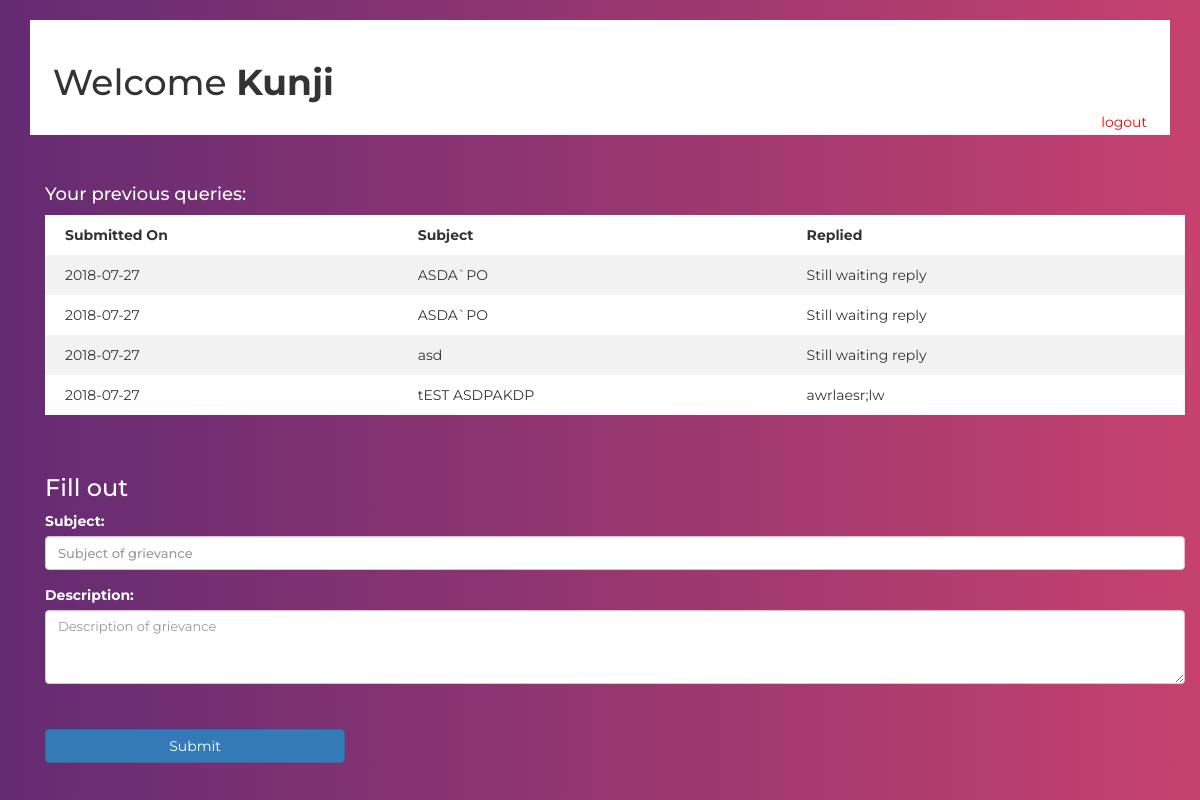
The app's page /loginStudent.php (signed in), older data.
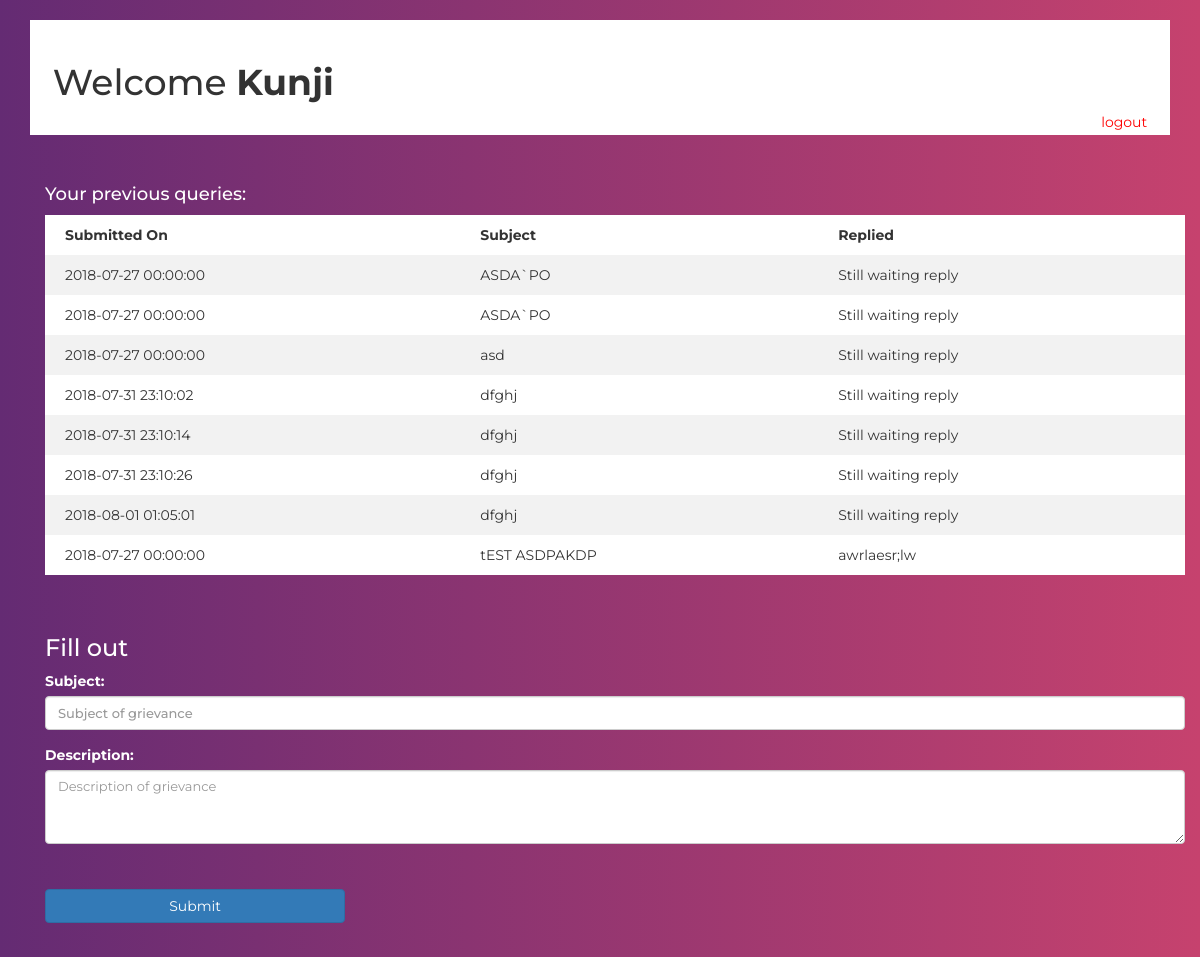
The same page, newer data.
### tables this page shows
CREATE TABLE IF NOT EXISTS `users` (
  `slno` int(10) unsigned NOT NULL AUTO_INCREMENT,
  `userid` int(11) NOT NULL,
  `catagory` int(11) NOT NULL,
  `name` varchar(50) NOT NULL,
  `password1` varchar(50) NOT NULL,
  `password2` varchar(50) NOT NULL,
  `batch` int(11) NOT NULL,
  `rollno` int(11) NOT NULL,
  `cadi_code` int(11) NOT NULL,
  `dept` int(11) NOT NULL,
  `course` varchar(50) NOT NULL,
  `quota` int(11) NOT NULL,
  `tc-no` int(11) NOT NULL,
  `semseter` int(11) NOT NULL,
  `scheme` int(11) NOT NULL,
  PRIMARY KEY (`slno`)
);

CREATE TABLE IF NOT EXISTS `grv` (
  `slno` int(11) NOT NULL AUTO_INCREMENT,
  `datetime` timestamp NOT NULL DEFAULT CURRENT_TIMESTAMP ON UPDATE CURRENT_TIMESTAMP,
  `userid` text NOT NULL,
  `username` text NOT NULL,
  `sub` text NOT NULL,
  `description` longtext NOT NULL,
  `done` int(11) NOT NULL,
  `reply` longtext NOT NULL,
  PRIMARY KEY (`slno`)
);

### loginStudentView.php (the view, shortened to what this page needs)
<!DOCTYPE html>
<html lang="en">
<head>
</head>
<body>
	<?php  if (isset($_SESSION['username'])) : ?>
		<?php $username = $_SESSION['username']; ?>
	<?php endif ?>
<br><br>
<div class = "container">
	<h4 style = "color: white">Your previous queries:</h4>
	<div class="table-responsive">
		<?php
		include('credentials.php');
		$db = mysqli_connect($host, $access_username, $access_password, $database_grievance);
		$query = "SELECT * FROM `grv` WHERE userid='$username' ORDER BY done";
		?>
		<table>
			<tr >
				<th>Submitted On</th>
				<th>Subject</th>
				<th>Replied</th>
			</tr>
			<?php
			$results = mysqli_query($db,$query);
			if(!$results)
				die ("Query Error");
			else{
				while($row = mysqli_fetch_array($results)){
					?>
					<tr >
						<td> <?php echo $row['datetime']; ?> </td>
						<td> <?php echo $row['sub']; ?></td>
						<?php
						if($row['done']==1)
							echo "<td>" . $row['reply'] . "</td></tr>";
						else
							echo "<td> Still waiting reply </td></tr>";
				}
			}
			?>
		</table>
	</div>
</div>
<br><br>
</body>
</html>

### loginStudent.php (shortened to what this page needs)
<!doctype html>
<html lang="en">
	<head>
		<link rel="stylesheet" href="vendor/bootstrap/css/bootstrap.min.css">
		<link rel="stylesheet" href="css/main.css">
	</head>
   <body>
	<div class="container">
		<div class="grad" style="margin-top:0px; padding-top=0px;">
		<?php  if (isset($_SESSION['username'])) : ?>
			<H1>Welcome <strong>
			<?php
			include('credentials.php');
			$username = $_SESSION['username'];
			$db1 = mysqli_connect($host, $access_username, $access_password, $database_users);
			$username = $_SESSION['username'];
			$query1="SELECT `name` FROM users WHERE userid='$username' ";
			$result1=mysqli_query($db1,$query1);
			$rows = mysqli_fetch_array($result1);
			$name = $rows['name'];
			echo $name;
			?></strong></H1> <?php endif ?>
		<a class="pull-right" href="index.php?logout='1'" style="color: red;">logout</a>
		</div>
   <?php
			$db = mysqli_connect($host, $access_username, $access_password, $database_grievance);
			$query = "SELECT * FROM `grv` WHERE userid='$username' ORDER BY reply";
			$results = mysqli_query($db,$query);
			if (mysqli_num_rows($results) > 0) {
				include ("loginStudentView.php");
			}
			include ("loginStudentInput.php");
    ?>
</div>
</body>
</html>

### loginStudentInput.php (shortened to what this page needs)
<!DOCTYPE html>
<html lang="en">
<head>
</head>
<body>
<div style="color:white;" class = "container">
	<h3 >Fill out</h3>
	<form method="post" action="loginStudent.php">
		<div class="form-group">
			<label for="sub">Subject:</label>
			<input type="text" style="margin-top: 0%;" class="form-control" name="subject" placeholder="Subject of grievance">
		</div>
		<div class="form-group">
			<label for="Desc">Description:</label>
			<textarea class="form-control" name="desc" rows="3" placeholder="Description of grievance"></textarea>
		</div>
		<input id="submit" name="submit" type="submit" class="btn btn-primary" value="Submit" style="margin-top=1%;margin-bottom: 3%">
  	</form>
</div>
</body>
</html>

### css/main.css (style rules this page uses)
.grad { background: white; padding: 2% }
html,body { background: linear-gradient(to right, #642b73, #c6426e); font-family: 'Montserrat', sans-serif; }
input { background: none; border: none; color: white; border-bottom: 1px solid white; margin-top: 2.6%; font-family: 'Montserrat', sans-serif; font-weight: 500; width: 300px; }
::placeholder { color: white; font-size: 13px; }

### loginStudentView.php (style rules this page uses)
table { border-collapse: collapse; width: 100%; }
th, td { text-align: left; padding: 10px; padding-left:20px; }
tr:nth-child(even) { background-color: #f2f2f2; }
tr:nth-child(odd) { background-color: white; }

Row changes from the older to the newer data that the page shows:
changed grv (number 1 of 8 on the later page): datetime "2018-07-27" → "2018-07-27 00:00:00"
changed grv (number 2 of 8 on the later page): datetime "2018-07-27" → "2018-07-27 00:00:00"
changed grv "asd": datetime "2018-07-27" → "2018-07-27 00:00:00"
added grv: datetime "2018-07-31 23:10:02", sub "dfghj", done "Still waiting reply"
added grv: datetime "2018-07-31 23:10:14", sub "dfghj", done "Still waiting reply"
added grv: datetime "2018-07-31 23:10:26", sub "dfghj", done "Still waiting reply"
added grv: datetime "2018-08-01 01:05:01", sub "dfghj", done "Still waiting reply"
changed grv "tEST ASDPAKDP": datetime "2018-07-27" → "2018-07-27 00:00:00"
